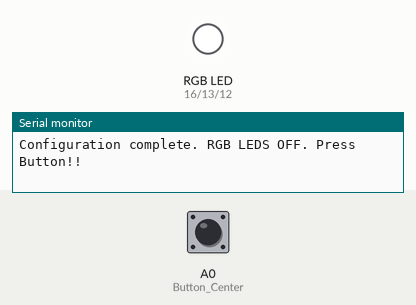
Bench run of a sketch on a simulated ESP8266 (NodeMCU). On the bench: an RGB LED mixed from three pins (HIGH = lit), the last lines printed to the serial monitor. The test bench sets the inputs (shaded band); at power-on: A0 (Button_Center) LOW.

Above: at 2.2 s.
2.3 s: A0 (Button_Center) pulled HIGH for 0.6 s
At 3.3 s:
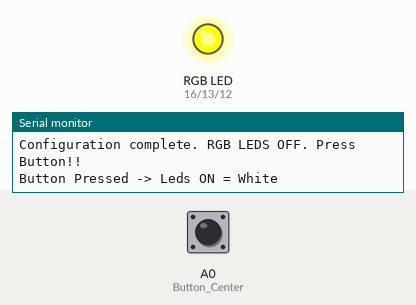
At 5.8 s:
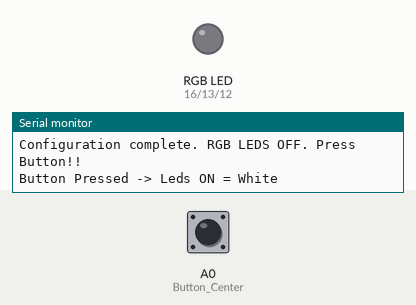
5.9 s: A0 (Button_Center) pulled HIGH for 3.2 s
At 9.7 s:
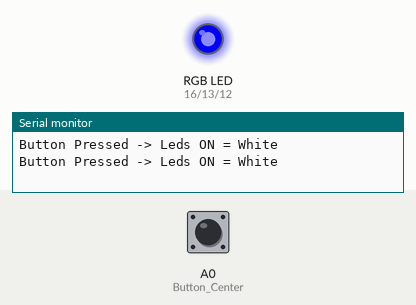
Timing chart, 0 to 15.0 s (numbered marks = the images above; inputs shaded):
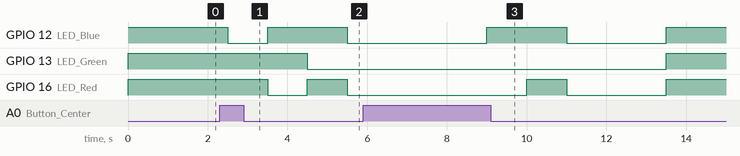

Measured:
- after the input at 2.3 s, GPIO 12 (LED_Blue): HIGH → LOW after 0.20 s, → HIGH 1.0 s later, → LOW 2.0 s later; GPIO 13 (LED_Green): HIGH → LOW after 2.2 s; GPIO 16 (LED_Red): HIGH → LOW after 1.2 s, → HIGH 1.0 s later, → LOW 1.0 s later
- after the input at 5.9 s, GPIO 12 (LED_Blue): LOW → HIGH after 3.1 s instead of 2.1 s; GPIO 13 (LED_Green): LOW → HIGH after 7.6 s instead of 2.1 s; GPIO 16 (LED_Red): LOW → HIGH after 4.1 s instead of 2.1 s

The sketch:

01_ESP32_Wemos_Button_LedRGB_serial.ino
```cpp
// Set LED GPIO
#define LED_Blue 12
#define LED_Green 13
#define LED_Red 16

#define Button_Center 17

void setup(){
  // put your setup code here, to run once:
  Serial.begin(115200);

  // initialize the 3 digital pins (LEDS RGB).
  pinMode(LED_Blue, OUTPUT);
  pinMode(LED_Green, OUTPUT);
  pinMode(LED_Red, OUTPUT);
  pinMode (Button_Center, INPUT);

  //THE Three LEDS OFF. (For the RGB Leds: HIGH=OFF, LOW=ON)
  digitalWrite(LED_Blue, HIGH);
  digitalWrite(LED_Green, HIGH);
  digitalWrite(LED_Red, HIGH);

  Serial.println("Configuration complete. RGB LEDS OFF. Press Button!!");
    delay(1000);//wait 1 sec

}

void SetLeds_OneByOne(void)
{
    //Blue Led ON For 1 sec
    digitalWrite(LED_Blue, LOW);
    delay(1000);

    //Red Led ON for 1 sec
    digitalWrite(LED_Blue, HIGH);
    digitalWrite(LED_Red, LOW);
    delay(1000);

    //Green led ON for 1 sec
    digitalWrite(LED_Red, HIGH);
    digitalWrite(LED_Green, LOW);
    delay(1000);

    //All Leds ON/ White for 1 sec
    digitalWrite(LED_Blue, LOW);
    digitalWrite(LED_Red, LOW);
    delay(2000);
}

void loop() {
  // put your main code here, to run repeatedly:

      if(digitalRead(Button_Center)){
      Serial.println("Button Pressed -> Leds ON = White");
      SetLeds_OneByOne();
      } else  {
      //Serial.println("Button Released-> Leds OFF");
      digitalWrite(LED_Blue, HIGH);
      digitalWrite(LED_Green, HIGH);
      digitalWrite(LED_Red, HIGH);
      }
      delay(500);
}
```
